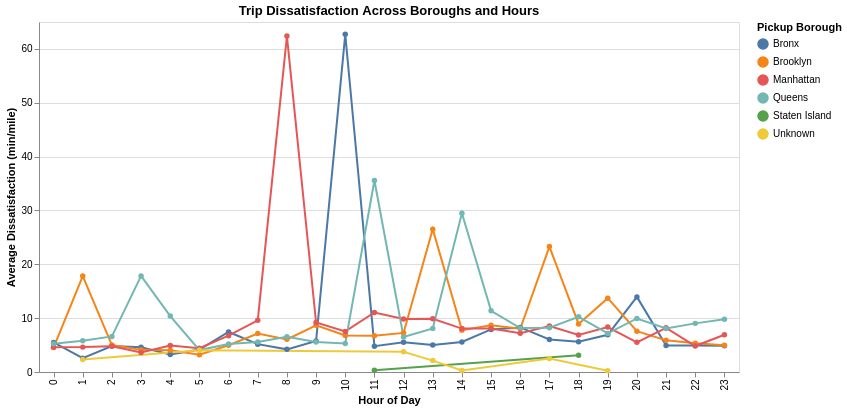

Write the Vega-Lite specification saved for this chart.
### Vega-Lite specification from a JSON file in a GitHub repository (floating-point values rounded to 4 significant figures)
{"config": {"view": {"continuousWidth": 300, "continuousHeight": 300}}, "data": {"name": "data-449364d66590d8ee2edd1cefe09d2dc1"}, "mark": {"type": "line", "point": true}, "encoding": {"color": {"field": "PULocation", "title": "Pickup Borough", "type": "nominal"}, "tooltip": [{"field": "PULocation", "title": "Borough", "type": "nominal"}, {"field": "pickup_hour", "title": "Hour", "type": "ordinal"}, {"field": "average_dissatisfaction", "format": ".2f", "title": "Dissatisfaction", "type": "quantitative"}, {"field": "trip_count", "format": ",", "title": "Trips", "type": "quantitative"}], "x": {"field": "pickup_hour", "sort": [0, 1, 2, 3, 4, 5, 6, 7, 8, 9, 10, 11, 12, 13, 14, 15, 16, 17, 18, 19, 20, 21, 22, 23], "title": "Hour of Day", "type": "ordinal"}, "y": {"field": "average_dissatisfaction", "title": "Average Dissatisfaction (min/mile)", "type": "quantitative"}}, "height": 350, "title": "Trip Dissatisfaction Across Boroughs and Hours", "width": 700, "$schema": "https://vega.github.io/schema/vega-lite/v6.4.1.json", "datasets": {"data-449364d66590d8ee2edd1cefe09d2dc1": [{"PULocation": "Bronx", "pickup_hour": 0, "average_dissatisfaction": 5.501, "trip_count": 7}, {"PULocation": "Bronx", "pickup_hour": 1, "average_dissatisfaction": 2.575, "trip_count": 3}, {"PULocation": "Bronx", "pickup_hour": 2, "average_dissatisfaction": 4.829, "trip_count": 5}, {"PULocation": "Bronx", "pickup_hour": 3, "average_dissatisfaction": 4.597, "trip_count": 3}, {"PULocation": "Bronx", "pickup_hour": 4, "average_dissatisfaction": 3.241, "trip_count": 3}, {"PULocation": "Bronx", "pickup_hour": 5, "average_dissatisfaction": 4.171, "trip_count": 4}, {"PULocation": "Bronx", "pickup_hour": 6, "average_dissatisfaction": 7.43, "trip_count": 1}, {"PULocation": "Bronx", "pickup_hour": 7, "average_dissatisfaction": 5.174, "trip_count": 3}, {"PULocation": "Bronx", "pickup_hour": 8, "average_dissatisfaction": 4.205, "trip_count": 2}, {"PULocation": "Bronx", "pickup_hour": 9, "average_dissatisfaction": 5.781, "trip_count": 9}, {"PULocation": "Bronx", "pickup_hour": 10, "average_dissatisfaction": 62.71, "trip_count": 13}, {"PULocation": "Bronx", "pickup_hour": 11, "average_dissatisfaction": 4.798, "trip_count": 5}, {"PULocation": "Bronx", "pickup_hour": 12, "average_dissatisfaction": 5.51, "trip_count": 10}, {"PULocation": "Bronx", "pickup_hour": 13, "average_dissatisfaction": 5.03, "trip_count": 15}, {"PULocation": "Bronx", "pickup_hour": 14, "average_dissatisfaction": 5.566, "trip_count": 14}, {"PULocation": "Bronx", "pickup_hour": 15, "average_dissatisfaction": 7.905, "trip_count": 12}, {"PULocation": "Bronx", "pickup_hour": 16, "average_dissatisfaction": 8.283, "trip_count": 14}, {"PULocation": "Bronx", "pickup_hour": 17, "average_dissatisfaction": 6.039, "trip_count": 10}, {"PULocation": "Bronx", "pickup_hour": 18, "average_dissatisfaction": 5.609, "trip_count": 11}, {"PULocation": "Bronx", "pickup_hour": 19, "average_dissatisfaction": 6.916, "trip_count": 12}, {"PULocation": "Bronx", "pickup_hour": 20, "average_dissatisfaction": 13.95, "trip_count": 8}, {"PULocation": "Bronx", "pickup_hour": 21, "average_dissatisfaction": 4.933, "trip_count": 16}, {"PULocation": "Bronx", "pickup_hour": 22, "average_dissatisfaction": 4.921, "trip_count": 23}, {"PULocation": "Bronx", "pickup_hour": 23, "average_dissatisfaction": 4.888, "trip_count": 9}, {"PULocation": "Brooklyn", "pickup_hour": 0, "average_dissatisfaction": 4.548, "trip_count": 50}, {"PULocation": "Brooklyn", "pickup_hour": 1, "average_dissatisfaction": 17.82, "trip_count": 68}, {"PULocation": "Brooklyn", "pickup_hour": 2, "average_dissatisfaction": 5.001, "trip_count": 69}, {"PULocation": "Brooklyn", "pickup_hour": 3, "average_dissatisfaction": 4.11, "trip_count": 30}, {"PULocation": "Brooklyn", "pickup_hour": 4, "average_dissatisfaction": 4.02, "trip_count": 20}, {"PULocation": "Brooklyn", "pickup_hour": 5, "average_dissatisfaction": 3.196, "trip_count": 13}, {"PULocation": "Brooklyn", "pickup_hour": 6, "average_dissatisfaction": 4.964, "trip_count": 22}, {"PULocation": "Brooklyn", "pickup_hour": 7, "average_dissatisfaction": 7.137, "trip_count": 54}, {"PULocation": "Brooklyn", "pickup_hour": 8, "average_dissatisfaction": 6.061, "trip_count": 53}, {"PULocation": "Brooklyn", "pickup_hour": 9, "average_dissatisfaction": 8.676, "trip_count": 58}, {"PULocation": "Brooklyn", "pickup_hour": 10, "average_dissatisfaction": 6.789, "trip_count": 91}, {"PULocation": "Brooklyn", "pickup_hour": 11, "average_dissatisfaction": 6.755, "trip_count": 98}, {"PULocation": "Brooklyn", "pickup_hour": 12, "average_dissatisfaction": 7.265, "trip_count": 110}, {"PULocation": "Brooklyn", "pickup_hour": 13, "average_dissatisfaction": 26.51, "trip_count": 116}, {"PULocation": "Brooklyn", "pickup_hour": 14, "average_dissatisfaction": 7.775, "trip_count": 149}, {"PULocation": "Brooklyn", "pickup_hour": 15, "average_dissatisfaction": 8.67, "trip_count": 142}, {"PULocation": "Brooklyn", "pickup_hour": 16, "average_dissatisfaction": 8.033, "trip_count": 160}, {"PULocation": "Brooklyn", "pickup_hour": 17, "average_dissatisfaction": 23.29, "trip_count": 183}, {"PULocation": "Brooklyn", "pickup_hour": 18, "average_dissatisfaction": 8.925, "trip_count": 214}, {"PULocation": "Brooklyn", "pickup_hour": 19, "average_dissatisfaction": 13.7, "trip_count": 219}, {"PULocation": "Brooklyn", "pickup_hour": 20, "average_dissatisfaction": 7.571, "trip_count": 154}, {"PULocation": "Brooklyn", "pickup_hour": 21, "average_dissatisfaction": 5.881, "trip_count": 153}, {"PULocation": "Brooklyn", "pickup_hour": 22, "average_dissatisfaction": 5.353, "trip_count": 137}, {"PULocation": "Brooklyn", "pickup_hour": 23, "average_dissatisfaction": 4.966, "trip_count": 92}, {"PULocation": "Manhattan", "pickup_hour": 0, "average_dissatisfaction": 4.593, "trip_count": 114}, {"PULocation": "Manhattan", "pickup_hour": 1, "average_dissatisfaction": 4.62, "trip_count": 53}, {"PULocation": "Manhattan", "pickup_hour": 2, "average_dissatisfaction": 4.782, "trip_count": 35}, {"PULocation": "Manhattan", "pickup_hour": 3, "average_dissatisfaction": 3.612, "trip_count": 19}, {"PULocation": "Manhattan", "pickup_hour": 4, "average_dissatisfaction": 4.915, "trip_count": 13}, {"PULocation": "Manhattan", "pickup_hour": 5, "average_dissatisfaction": 4.429, "trip_count": 35}, {"PULocation": "Manhattan", "pickup_hour": 6, "average_dissatisfaction": 6.744, "trip_count": 220}, {"PULocation": "Manhattan", "pickup_hour": 7, "average_dissatisfaction": 9.597, "trip_count": 547}, {"PULocation": "Manhattan", "pickup_hour": 8, "average_dissatisfaction": 62.38, "trip_count": 658}, {"PULocation": "Manhattan", "pickup_hour": 9, "average_dissatisfaction": 9.183, "trip_count": 668}, {"PULocation": "Manhattan", "pickup_hour": 10, "average_dissatisfaction": 7.528, "trip_count": 691}, {"PULocation": "Manhattan", "pickup_hour": 11, "average_dissatisfaction": 11.04, "trip_count": 682}, {"PULocation": "Manhattan", "pickup_hour": 12, "average_dissatisfaction": 9.861, "trip_count": 678}, {"PULocation": "Manhattan", "pickup_hour": 13, "average_dissatisfaction": 9.883, "trip_count": 665}, {"PULocation": "Manhattan", "pickup_hour": 14, "average_dissatisfaction": 8.061, "trip_count": 770}, {"PULocation": "Manhattan", "pickup_hour": 15, "average_dissatisfaction": 8.06, "trip_count": 843}, {"PULocation": "Manhattan", "pickup_hour": 16, "average_dissatisfaction": 7.197, "trip_count": 917}, {"PULocation": "Manhattan", "pickup_hour": 17, "average_dissatisfaction": 8.537, "trip_count": 906}, {"PULocation": "Manhattan", "pickup_hour": 18, "average_dissatisfaction": 6.872, "trip_count": 896}, {"PULocation": "Manhattan", "pickup_hour": 19, "average_dissatisfaction": 8.344, "trip_count": 659}, {"PULocation": "Manhattan", "pickup_hour": 20, "average_dissatisfaction": 5.511, "trip_count": 511}, {"PULocation": "Manhattan", "pickup_hour": 21, "average_dissatisfaction": 8.198, "trip_count": 366}, {"PULocation": "Manhattan", "pickup_hour": 22, "average_dissatisfaction": 4.824, "trip_count": 274}, {"PULocation": "Manhattan", "pickup_hour": 23, "average_dissatisfaction": 6.928, "trip_count": 184}, {"PULocation": "Queens", "pickup_hour": 0, "average_dissatisfaction": 5.258, "trip_count": 153}, {"PULocation": "Queens", "pickup_hour": 1, "average_dissatisfaction": 5.787, "trip_count": 110}, {"PULocation": "Queens", "pickup_hour": 2, "average_dissatisfaction": 6.607, "trip_count": 75}, {"PULocation": "Queens", "pickup_hour": 3, "average_dissatisfaction": 17.85, "trip_count": 72}, {"PULocation": "Queens", "pickup_hour": 4, "average_dissatisfaction": 10.38, "trip_count": 60}, {"PULocation": "Queens", "pickup_hour": 5, "average_dissatisfaction": 4.074, "trip_count": 48}, {"PULocation": "Queens", "pickup_hour": 6, "average_dissatisfaction": 5.213, "trip_count": 40}, {"PULocation": "Queens", "pickup_hour": 7, "average_dissatisfaction": 5.587, "trip_count": 95}, {"PULocation": "Queens", "pickup_hour": 8, "average_dissatisfaction": 6.544, "trip_count": 144}, {"PULocation": "Queens", "pickup_hour": 9, "average_dissatisfaction": 5.559, "trip_count": 146}, {"PULocation": "Queens", "pickup_hour": 10, "average_dissatisfaction": 5.311, "trip_count": 177}, {"PULocation": "Queens", "pickup_hour": 11, "average_dissatisfaction": 35.57, "trip_count": 214}, {"PULocation": "Queens", "pickup_hour": 12, "average_dissatisfaction": 6.504, "trip_count": 201}, {"PULocation": "Queens", "pickup_hour": 13, "average_dissatisfaction": 8.101, "trip_count": 223}, {"PULocation": "Queens", "pickup_hour": 14, "average_dissatisfaction": 29.5, "trip_count": 279}, {"PULocation": "Queens", "pickup_hour": 15, "average_dissatisfaction": 11.36, "trip_count": 331}, {"PULocation": "Queens", "pickup_hour": 16, "average_dissatisfaction": 8.15, "trip_count": 394}, {"PULocation": "Queens", "pickup_hour": 17, "average_dissatisfaction": 8.237, "trip_count": 409}, {"PULocation": "Queens", "pickup_hour": 18, "average_dissatisfaction": 10.24, "trip_count": 377}, {"PULocation": "Queens", "pickup_hour": 19, "average_dissatisfaction": 7.154, "trip_count": 353}, {"PULocation": "Queens", "pickup_hour": 20, "average_dissatisfaction": 9.941, "trip_count": 304}, {"PULocation": "Queens", "pickup_hour": 21, "average_dissatisfaction": 8.074, "trip_count": 253}, {"PULocation": "Queens", "pickup_hour": 22, "average_dissatisfaction": 9.031, "trip_count": 239}, {"PULocation": "Queens", "pickup_hour": 23, "average_dissatisfaction": 9.802, "trip_count": 220}, {"PULocation": "Staten Island", "pickup_hour": 11, "average_dissatisfaction": 0.3333, "trip_count": 1}, {"PULocation": "Staten Island", "pickup_hour": 18, "average_dissatisfaction": 3.117, "trip_count": 1}, {"PULocation": "Unknown", "pickup_hour": 1, "average_dissatisfaction": 2.342, "trip_count": 1}, {"PULocation": "Unknown", "pickup_hour": 5, "average_dissatisfaction": 4.048, "trip_count": 1}, {"PULocation": "Unknown", "pickup_hour": 12, "average_dissatisfaction": 3.75, "trip_count": 1}, {"PULocation": "Unknown", "pickup_hour": 13, "average_dissatisfaction": 2.117, "trip_count": 2}, {"PULocation": "Unknown", "pickup_hour": 14, "average_dissatisfaction": 0.2778, "trip_count": 1}, {"PULocation": "Unknown", "pickup_hour": 17, "average_dissatisfaction": 2.5, "trip_count": 1}, {"PULocation": "Unknown", "pickup_hour": 19, "average_dissatisfaction": 0.2381, "trip_count": 2}]}}
